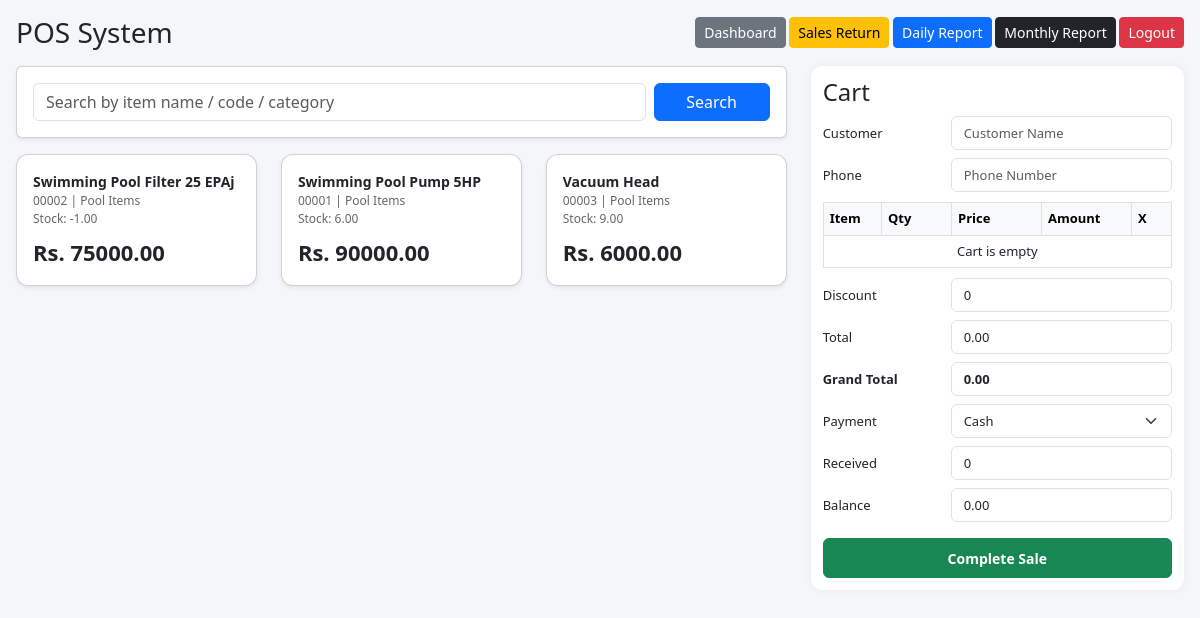
The page / (signed in) on the database as committed earlier.
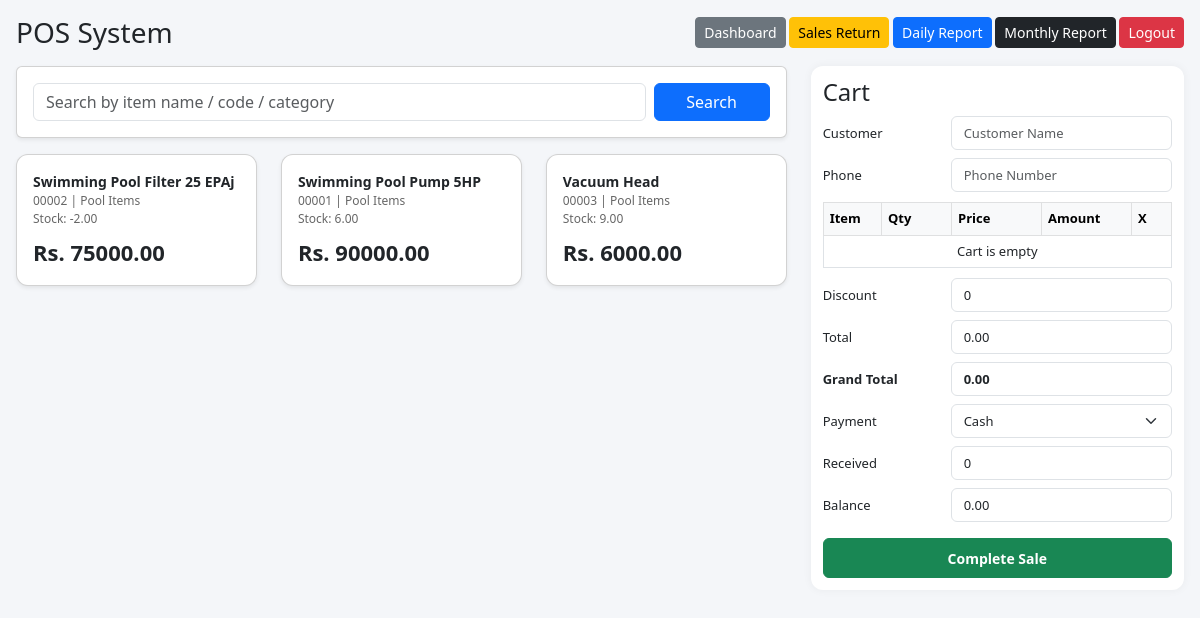
The same page on the database as committed later.
### pos/models.py (models this page shows, shortened)
class Item(models.Model):
    ITEM_TYPE_CHOICES = [
        ("retail", "Retail"),
        ("project", "Project"),
        ("both", "Both"),
        ("expense", "Expense"),
    ]
    item_code = models.CharField(max_length=50)
    name = models.CharField(max_length=200)
    category = models.ForeignKey(Category, on_delete=models.SET_NULL, null=True, blank=True)
    supplier = models.ForeignKey(Supplier, on_delete=models.SET_NULL, null=True, blank=True)
    unit = models.CharField(max_length=20, default="pcs")
    cost_price = models.DecimalField(max_digits=10, decimal_places=2, default=0)
    selling_price = models.DecimalField(max_digits=10, decimal_places=2, default=0)
    stock = models.DecimalField(max_digits=12, decimal_places=2, default=0)
    purchase_date = models.DateField(blank=True, null=True)
    item_type = models.CharField(max_length=20, choices=ITEM_TYPE_CHOICES, default="retail")
    is_service = models.BooleanField(default=False)
    reorder_level = models.DecimalField(max_digits=12, decimal_places=2, default=0)
    warranty_days = models.IntegerField(default=0)
    retail_gl_account = models.ForeignKey(
        GLMaster,
        on_delete=models.SET_NULL,
        null=True,
        blank=True,
        related_name="retail_items",
    )
    cost_gl_account = models.ForeignKey(
        GLMaster,
        on_delete=models.SET_NULL,
        null=True,
        blank=True,
        related_name="cost_items",
    )
    created_at = models.DateTimeField(auto_now_add=True)
    is_active = models.BooleanField(default=True)
    updated_at = models.DateTimeField(auto_now=True)
    updated_by = models.ForeignKey(
        User,
        on_delete=models.SET_NULL,
        null=True,
        blank=True,
        related_name="updated_items"
    )
    class Meta:
        ordering = ["name"]

class Category(models.Model):
    name = models.CharField(max_length=100)
    class Meta:
        ordering = ["name"]

### pos/views.py (the view)
# urls.py: path('', views.pos_page, name='pos'),
@user_passes_test(can_use_pos)
def pos_page(request):
    query = request.GET.get("q", "").strip()
    items = Item.objects.filter(is_active=True).select_related("category").order_by("name")
    if query:
        items = items.filter(
            Q(name__icontains=query) |
            Q(item_code__icontains=query) |
            Q(category__name__icontains=query)
        )
    return render(request, "pos/pos.html", {
        "items": items,
        "query": query,
        "show_items": can_manage_items(request.user),
    })

### pos/views.py (called while the page is built)
def is_owner(user):
    return user.is_superuser or user.groups.filter(name__iexact="Owner").exists()

def is_manager(user):
    return user.groups.filter(name__iexact="Manager").exists()

def is_clerk(user):
    return user.groups.filter(name__iexact="Clerk").exists()

def is_cashier(user):
    return user.groups.filter(name__iexact="Cashier").exists()

def can_use_pos(user):
    return is_owner(user) or is_cashier(user)

def can_manage_items(user):
    return is_owner(user) or is_manager(user) or is_clerk(user)

### pos/templates/pos/pos.html (shortened to what the changed rows need)
<!DOCTYPE html>
<html>
<head>
    <link href="https://cdn.jsdelivr.net/npm/bootstrap@5.3.0/dist/css/bootstrap.min.css" rel="stylesheet">
</head>
<body>
<div class="container-fluid p-3">
    <div class="row">
        <div class="col-lg-8">
            <div class="row">
                {% for item in items %}
                <div class="col-md-4 mb-3">
                    <div class="card item-card shadow-sm p-3"
                         onclick="addToCart('{{ item.id }}', '{{ item.name|escapejs }}', '{{ item.selling_price }}', '{{ item.stock }}', '{{ item.item_code|default:''|escapejs }}')">
                        <div class="item-title">{{ item.name }}</div>
                        <div class="small-text">
                            {{ item.item_code }}
                            {% if item.category %}| {{ item.category.name }}{% endif %}
                        </div>
                        <div class="small-text">Stock: {{ item.stock }}</div>
                        <div class="mt-2 price-text">Rs. {{ item.selling_price }}</div>
                    </div>
                </div>
                {% empty %}
                <div class="col-12">
                    <div class="alert alert-warning mb-0">No items found.</div>
                </div>
                {% endfor %}
            </div>
        </div>
        <div class="col-lg-4">
            <div class="cart-box">
                <div class="cart-table-wrap">
                    <table class="table table-bordered table-sm bg-white mb-0">
                        <thead class="table-light">
                            <tr>
                                <th>Item</th>
                                <th width="70">Qty</th>
                                <th width="90">Price</th>
                                <th width="90">Amount</th>
                                <th width="40">X</th>
                            </tr>
                        </thead>
                    </table>
                </div>
            </div>
        </div>
    </div>
</div>
</body>
</html>

Rows that differ between the two databases and show on the page:
changed Item "Swimming Pool Filter 25 EPAj": stock "-1.00" → "-2.00"
